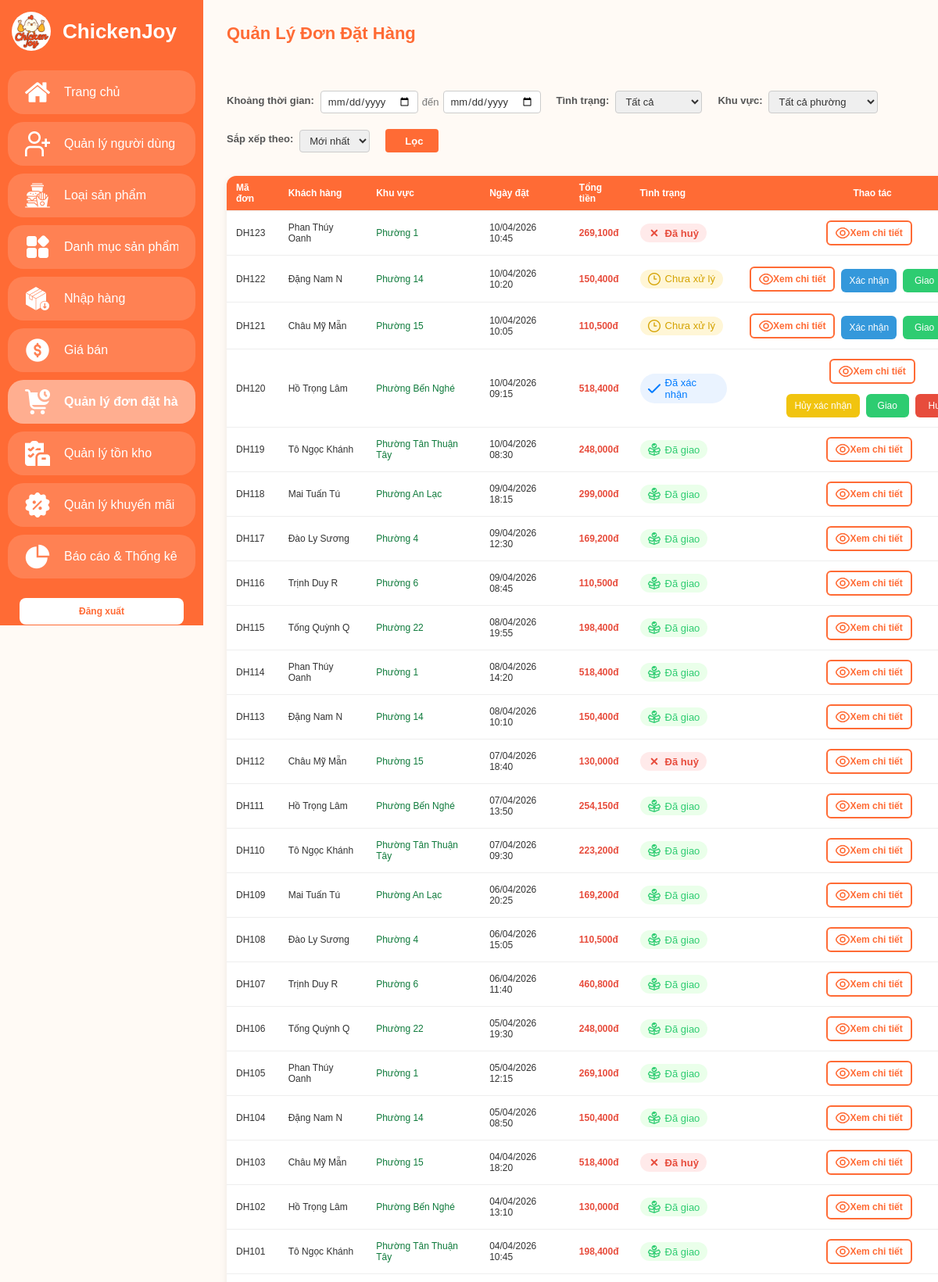
The page /admin/order-management.php (signed in, upper part) on the database its author committed.
### tables this page shows
CREATE TABLE `orders` (
  `id` INT PRIMARY KEY AUTO_INCREMENT,
  `user_id` INT NOT NULL,
  `receiver_name` VARCHAR(255) NOT NULL, 
  `total_price` DECIMAL(15, 2) NOT NULL,
  `discount_amount` DECIMAL(15, 2) DEFAULT 0.00,
  `promo_code` VARCHAR(50) DEFAULT NULL,
  `order_date` DATETIME DEFAULT CURRENT_TIMESTAMP,
  `status` ENUM('pending','confirmed','delivered','cancelled') DEFAULT 'pending',
  `payment_method` ENUM('cod', 'banking', 'online') DEFAULT 'cod',
  `address` TEXT NOT NULL,                
  `ward` VARCHAR(255) DEFAULT NULL,
  `phone` VARCHAR(20) NOT NULL,           
  `order_note` TEXT,                      
  FOREIGN KEY (`user_id`) REFERENCES `users`(`id`),
  FOREIGN KEY (`promo_code`) REFERENCES `promotions`(`code`) ON UPDATE CASCADE ON DELETE SET NULL  
);

CREATE TABLE `users` (
  `id` INT(11) NOT NULL AUTO_INCREMENT,
  `fullname` VARCHAR(255) NOT NULL,
  `email` VARCHAR(191) NOT NULL,
  `password` VARCHAR(255) NOT NULL,
  `phone` VARCHAR(15) NOT NULL,
  `gender` ENUM('nam', 'nu', 'khac') DEFAULT 'khac',
  `address` TEXT NOT NULL,
  `role` ENUM('user', 'admin') DEFAULT 'user',
  `points` INT(11) DEFAULT 0,
  `status` ENUM('active', 'locked') DEFAULT 'active',
  `reset_token` VARCHAR(255) DEFAULT NULL,
  `reset_expired` DATETIME DEFAULT NULL,
  `created_at` TIMESTAMP DEFAULT CURRENT_TIMESTAMP,
  `updated_at` TIMESTAMP NULL ON UPDATE CURRENT_TIMESTAMP,
  PRIMARY KEY (`id`),
  UNIQUE KEY `email` (`email`),
  UNIQUE KEY `phone` (`phone`)  
);

### admin/order-management.php (the view, shortened to what this page needs)
<?php
require_once '../config/database.php';
$conditions = ["1=1"];
$where_clause = implode(" AND ", $conditions);
$order_by = "o.id DESC";
$sql = "SELECT o.*, u.fullname
        FROM orders o
        JOIN users u ON o.user_id = u.id
        WHERE $where_clause
        ORDER BY $order_by";
$stmt = mysqli_prepare($conn, $sql);
mysqli_stmt_execute($stmt);
$result = mysqli_stmt_get_result($stmt);
?>
<!DOCTYPE html>
<html lang="vi">
<head>
    <link rel="stylesheet" href="../assets/css/admin.css" />
</head>
<body class="admin-body">
    <?php include 'layout/sidebar.php'; ?>
    <main class="main-content">
        <header class="main-header">
            <h1>Quản Lý Đơn Đặt Hàng</h1>
        </header>
        <div class="filter-group" style="display: flex; gap: 20px; flex-wrap: wrap; margin-bottom: 30px;">
            <div class="filter">
                <label style="font-size: 13px; font-weight: 600; color: #555; display: block; margin-bottom: 5px;">Khoảng thời gian:</label>
                <div style="display: flex; align-items: center; gap: 5px;">
                    <input type="date" id="fromDate" value="<?php echo $_GET['fromDate'] ?? ''; ?>" class="date-input" style="padding: 5px 8px; font-size: 13px; width: 125px; border: 1px solid #ccc; border-radius: 4px; outline: none; color: #333;">
                    <span style="font-size: 13px; color: #777;">đến</span>
                    <input type="date" id="toDate" value="<?php echo $_GET['toDate'] ?? ''; ?>" class="date-input" style="padding: 5px 8px; font-size: 13px; width: 125px; border: 1px solid #ccc; border-radius: 4px; outline: none; color: #333;">
                </div>
            </div>
            <div class="filter">
                <label style="font-size: 13px; font-weight: 600; color: #555; display: block; margin-bottom: 5px;">Tình trạng:</label>
                <select id="statusFilter" style="padding: 5px 8px; font-size: 13px; border: 1px solid #ccc; border-radius: 4px; outline: none; color: #333; cursor: pointer;">
                    <?php $currentStatus = isset($_GET['status']) ? $_GET['status'] : 'all'; ?>
                    <option value="all" <?= $currentStatus == 'all' ? 'selected' : '' ?>>Tất cả</option>
                </select>
            </div>
            <div class="filter">
                <label style="font-size: 13px; font-weight: 600; color: #555; display: block; margin-bottom: 5px;">Khu vực:</label>
                <select id="wardFilter" style="padding: 5px 8px; font-size: 13px; max-width: 140px; border: 1px solid #ccc; border-radius: 4px; outline: none; color: #333; cursor: pointer;">
                    <?php $currentWard = isset($_GET['ward']) ? $_GET['ward'] : 'all'; ?>
                    <option value="all" <?= $currentWard == 'all' ? 'selected' : '' ?>>Tất cả phường</option>
                </select>
            </div>
            <div class="filter">
                <label style="font-size: 13px; font-weight: 600; color: #555; display: block; margin-bottom: 5px;">Sắp xếp theo:</label>
                <select id="sortFilter" style="padding: 5px 8px; font-size: 13px; border: 1px solid #ccc; border-radius: 4px; outline: none; color: #333; cursor: pointer;">
                    <?php $currentSort = isset($_GET['sort']) ? $_GET['sort'] : 'newest'; ?>
                    <option value="newest" <?= $currentSort == 'newest' ? 'selected' : '' ?>>Mới nhất</option>
                </select>
            </div>
            <button id="filterBtn" class="btn-primary" style="padding: 5px 20px; font-size: 13px; font-weight: bold; height: 30px; border-radius: 4px; border: none; cursor: pointer;  color: white; transition: 0.2s;">
                <i class="fas fa-filter" style="margin-right: 5px;"></i> Lọc
            </button>
        </div>
        <section class="table-section">
            <table class="data-table">
                <thead>
                    <tr>
                        <th>Mã đơn</th>
                        <th>Khách hàng</th>
                        <th>Khu vực</th> <th>Ngày đặt</th>
                        <th>Tổng tiền</th>
                        <th>Tình trạng</th>
                        <th>Thao tác</th>
                    </tr>
                </thead>
                <tbody>
                    <?php
                    if (mysqli_num_rows($result) > 0) {
                        while ($row = mysqli_fetch_assoc($result)) {
                    ?>
                        <tr>
                            <td>DH<?= str_pad($row['id'], 3, '0', STR_PAD_LEFT) ?></td>
                            <td><?= htmlspecialchars($row['fullname']) ?></td>
                            <td style="font-weight: 500; color: #0e7a3b;">
                                <?= !empty($row['ward']) ? htmlspecialchars($row['ward']) : 'Chưa cập nhật' ?>
                            </td>
                            <td><?= date('d/m/Y H:i', strtotime($row['order_date'])) ?></td>
                            <td style="font-weight: bold; color: #e74c3c;"><?= number_format($row['total_price']) ?>đ</td>
                            <td>
                                <?php
                                $statusText = "";
                                $class = "";
                                $icon = "";
                                switch ($row['status']) {
                                    case 'pending':
                                        $statusText = "Chưa xử lý";
                                        $class = "pending";
                                        $icon = "clock-three.png";
                                        break;
                                    case 'confirmed':
                                        $statusText = "Đã xác nhận";
                                        $class = "confirmed";
                                        $icon = "check.png";
                                        break;
                                    case 'delivered':
                                        $statusText = "Đã giao";
                                        $class = "delivered";
                                        $icon = "open-box-check.png";
                                        break;
                                    case 'cancelled':
                                        $statusText = "Đã huỷ";
                                        $class = "cancelled";
                                        $icon = "cross-small.png";
                                        break;
                                }
                                ?>
                                <span class="status <?= $class ?>">
                                    <img src="../assets/images/icons/<?= $icon ?>" class="icon" onerror="this.style.display='none'">
                                    <?= $statusText ?>
                                </span>
                            </td>
                            <td>
                                <div class="actions">
                                    <a href="order-detail.php?id=<?= $row['id'] ?>" class="btn-view">
                                        <img src="../assets/images/icons/eye.png" alt="Xem" class="icon-eye" onerror="this.style.display='none'" />
                                        <span>Xem chi tiết</span>
                                    </a>
                                    <div class="quick-actions">
                                        <?php if ($row['status'] == 'pending'): ?>
                                            <a href="update-order-status.php?id=<?= $row['id'] ?>&status=confirmed" class="status-link btn-confirm" onclick="return confirm('Xác nhận đơn hàng này?')">Xác nhận</a>
                                            <a href="update-order-status.php?id=<?= $row['id'] ?>&status=delivered" class="status-link btn-delivery" onclick="return confirm('Giao hàng ngay?')">Giao</a>
                                        <?php elseif ($row['status'] == 'confirmed'): ?>
                                            <a href="update-order-status.php?id=<?= $row['id'] ?>&status=pending" class="status-link btn-undo" onclick="return confirm('Đưa đơn hàng này quay lại trạng thái Chưa xử lý?')">Hủy xác nhận</a>
                                            <a href="update-order-status.php?id=<?= $row['id'] ?>&status=delivered" class="status-link btn-delivery" onclick="return confirm('Bắt đầu giao hàng?')">Giao</a>
                                            <a href="update-order-status.php?id=<?= $row['id'] ?>&status=cancelled" class="status-link btn-cancel-order" onclick="return confirm('Vẫn muốn hủy đơn này?')">Huỷ</a>
                                        <?php endif; ?>
                                    </div>
                                </div>
                            </td>
                        </tr>
                    <?php
                        }
                    } else {
                        echo "<tr><td colspan='7' style='text-align: center; padding: 20px;'>Không có đơn hàng nào!</td></tr>";
                    }
                    ?>
                </tbody>
            </table>
        </section>
    </main>
</body>
</html>

### assets/css/admin.css (style rules this page uses)
:root { --main-color: #ff6b35; }
* { box-sizing: border-box; margin: 0; padding: 0; font-family: "Poppins", sans-serif; }
body.admin-body { display: flex; align-items: stretch; min-height: 100vh; background: #fffaf5;; color: #333; font-size: 13px; }
.main-content { flex: 1; margin-left: 120px; padding: 30px; transition: margin-left 0.3s ease; overflow-y: auto; overflow-x: auto; min-height: 100vh; background: #fffaf5; }
.main-header { display: flex; justify-content: space-between; align-items: center; margin-bottom: 30px; min-width: 1000px; }
.main-header h1 { font-size: 22px; color: var(--main-color); white-space: nowrap; }
.table-section { background: #fff; border-radius: 12px; box-shadow: 0 3px 10px rgba(0,0,0,0.08); padding: 0 0 20px 0; max-width: 1200px; margin: 0 auto 25px auto; -webkit-overflow-scrolling: touch; min-width: 1000px; }
.data-table { width: 100%; min-width: 1000px; font-size: 13px; border-collapse: separate; border-spacing: 0; }
.data-table th { background: var(--main-color); color: #fff; padding: 8px 12px; text-align: left; border-bottom: 1px solid #eee; }
.data-table td { padding: 12px; border-bottom: 1px solid #eee; text-align: left; vertical-align: middle; }
.data-table th:first-child { border-top-left-radius: 12px; }
.data-table th:last-child { border-top-right-radius: 12px; }
.data-table th:last-child, .data-table td:last-child { min-width: 190px; vertical-align: middle; text-align: center; }
.status { display: inline-flex; align-items: center; gap: 6px; font-weight: 500; border-radius: 20px; padding: 4px 10px; font-size: 13px; }
.status.pending { background: #fff6d6; color: #d4a200; }
.status.confirmed { background: #eaf3ff; color: #007bff; }
.status.delivered { background: #eaffea; color: #2ecc71; }
.status.cancelled, .status.inactive { background: #ffeaea; color: #e74c3c; font-weight: 600; }
.status img, .status i { width: 16px; height: 16px; vertical-align: middle; font-size: 17px; }
.btn-primary, a.btn-primary { background: var(--main-color); color: #fff; padding: 10px 16px; border: none; border-radius: 8px; cursor: pointer; font-weight: 500; transition: background 0.2s; text-decoration: none; font-size: 14px; display: inline-flex; align-items: center; justify-content: center; white-space: nowrap; }
.actions { display: flex; justify-content: center; align-items: center; gap: 8px; flex-wrap: wrap; }
.actions button, .actions a { min-width: 60px; height: 32px; font-size: 12px; font-weight: 500; border: none; border-radius: 6px; color: #fff; cursor: pointer; transition: all 0.2s ease; display: inline-flex; align-items: center; justify-content: center; text-decoration: none; padding: 0 10px; }
.actions .btn-view { background-color: #fff; border: 2px solid #ff6b35; color: #ff6b35; font-weight: 600; height: 32px; min-width: 60px; }
.actions .btn-view img { width: 18px; height: 18px; transition: filter 0.3s ease; }
.filter { display: flex; align-items: center; gap: 8px; }
.filter label { font-weight: 500; font-size: 14px; }
.filter input[type="date"], .filter select { padding: 14px 16px; border: 1px solid #ccc; border-radius: 12px; font-size: 15px; }
.filter select { padding-right: 30px; }
@media (max-width: 1200px) { body.admin-body, .data-table { font-size: 12px; } }
@media (max-width: 1200px) { .actions button, .actions a { min-width: 55px; height: 30px; font-size: 12px; } }
h1 { color: #ff6f3c; text-align: center; margin-bottom: 30px; }
.filter-group { display: flex; gap: 15px; flex-wrap: wrap; }
.quick-actions { display: flex; gap: 8px; margin-top: 5px; justify-content: center; }
.status-link { padding: 6px 12px; border-radius: 4px; font-size: 11px; font-weight: 600; text-decoration: none; color: #fff !important; transition: all 0.3s ease; display: inline-block; }
.btn-confirm { background-color: #3498db; border: 1px solid #2980b9; }
.btn-delivery { background-color: #2ecc71; border: 1px solid #27ae60; }
.btn-cancel-order { background-color: #e74c3c; border: 1px solid #c0392b; }
.btn-undo { background-color: #f1c40f; border: 1px solid #f39c12; }
.btn-undo { color: #fff !important; }

### rows shown on the page
orders: id "123", user.fullname "Phan Thúy Oanh", ward "Phường 1", order_date "10/04/2026 10:45", total_price "269,100", status "Đã huỷ"
orders: id "122", user.fullname "Đặng Nam N", ward "Phường 14", order_date "10/04/2026 10:20", total_price "150,400", status "Chưa xử lý"
orders: id "121", user.fullname "Châu Mỹ Mẫn", ward "Phường 15", order_date "10/04/2026 10:05", total_price "110,500", status "Chưa xử lý"
orders: id "120", user.fullname "Hồ Trọng Lâm", ward "Phường Bến Nghé", order_date "10/04/2026 09:15", total_price "518,400", shows a picture, status "Đã xác nhận"
orders: id "119", user.fullname "Tô Ngọc Khánh", ward "Phường Tân Thuận Tây", order_date "10/04/2026 08:30", total_price "248,000", status "Đã giao"
orders: id "118", user.fullname "Mai Tuấn Tú", ward "Phường An Lạc", order_date "09/04/2026 18:15", total_price "299,000", status "Đã giao"
orders: id "117", user.fullname "Đào Ly Sương", ward "Phường 4", order_date "09/04/2026 12:30", total_price "169,200", status "Đã giao"
orders: id "116", user.fullname "Trịnh Duy R", ward "Phường 6", order_date "09/04/2026 08:45", total_price "110,500", status "Đã giao"
orders: id "115", user.fullname "Tống Quỳnh Q", ward "Phường 22", order_date "08/04/2026 19:55", total_price "198,400", status "Đã giao"
orders: id "114", user.fullname "Phan Thúy Oanh", ward "Phường 1", order_date "08/04/2026 14:20", total_price "518,400", status "Đã giao"
orders: id "113", user.fullname "Đặng Nam N", ward "Phường 14", order_date "08/04/2026 10:10", total_price "150,400", status "Đã giao"
orders: id "112", user.fullname "Châu Mỹ Mẫn", ward "Phường 15", order_date "07/04/2026 18:40", total_price "130,000", status "Đã huỷ"
orders: id "111", user.fullname "Hồ Trọng Lâm", ward "Phường Bến Nghé", order_date "07/04/2026 13:50", total_price "254,150", status "Đã giao"
orders: id "110", user.fullname "Tô Ngọc Khánh", ward "Phường Tân Thuận Tây", order_date "07/04/2026 09:30", total_price "223,200", status "Đã giao"
orders: id "109", user.fullname "Mai Tuấn Tú", ward "Phường An Lạc", order_date "06/04/2026 20:25", total_price "169,200", status "Đã giao"
orders: id "108", user.fullname "Đào Ly Sương", ward "Phường 4", order_date "06/04/2026 15:05", total_price "110,500", status "Đã giao"
orders: id "107", user.fullname "Trịnh Duy R", ward "Phường 6", order_date "06/04/2026 11:40", total_price "460,800", status "Đã giao"
orders: id "106", user.fullname "Tống Quỳnh Q", ward "Phường 22", order_date "05/04/2026 19:30", total_price "248,000", status "Đã giao"
orders: id "105", user.fullname "Phan Thúy Oanh", ward "Phường 1", order_date "05/04/2026 12:15", total_price "269,100", status "Đã giao"
orders: id "104", user.fullname "Đặng Nam N", ward "Phường 14", order_date "05/04/2026 08:50", total_price "150,400", status "Đã giao"
orders: id "103", user.fullname "Châu Mỹ Mẫn", ward "Phường 15", order_date "04/04/2026 18:20", total_price "518,400", status "Đã huỷ"
orders: id "102", user.fullname "Hồ Trọng Lâm", ward "Phường Bến Nghé", order_date "04/04/2026 13:10", total_price "130,000", status "Đã giao"
orders: id "101", user.fullname "Tô Ngọc Khánh", ward "Phường Tân Thuận Tây", order_date "04/04/2026 10:45", total_price "198,400", status "Đã giao"
